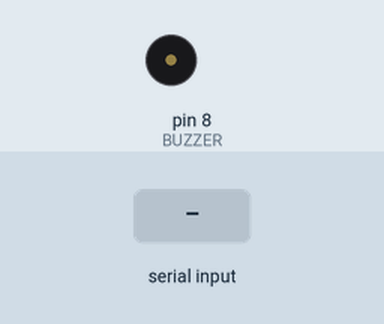
This sketch was run on a simulated Arduino Uno, built with avr-gcc and run on an emulated ATmega328P. Shown: buzzer (waves = sounding). Inputs (shaded band) come from the test bench.

Above: at 1.2 s.
1.3 s: "90,45\n" received over Serial
Timing chart, 0 to 4.3 s (numbered marks = the images above; inputs shaded):
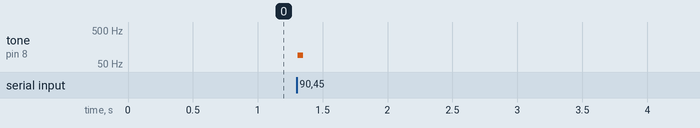

The sketch:

Aipiano.ino
```cpp
#define BUZZER 8

void setup() {
  Serial.begin(9600);
}


void loop() {

  if (Serial.available()) {

    String data = Serial.readStringUntil('\n');


    int comma = data.indexOf(',');


    int frequency = data.substring(0, comma).toInt();

    int duration = data.substring(comma + 1).toInt();


    if(frequency > 0){
      tone(BUZZER, frequency, duration);
    }
    else{
      noTone(BUZZER);
    }


    delay(duration);
  }
}
```

Measured:
- after the input at 1.3 s, tone on pin 8 (BUZZER): silent → 90 Hz at once, → silent 0.05 s later
